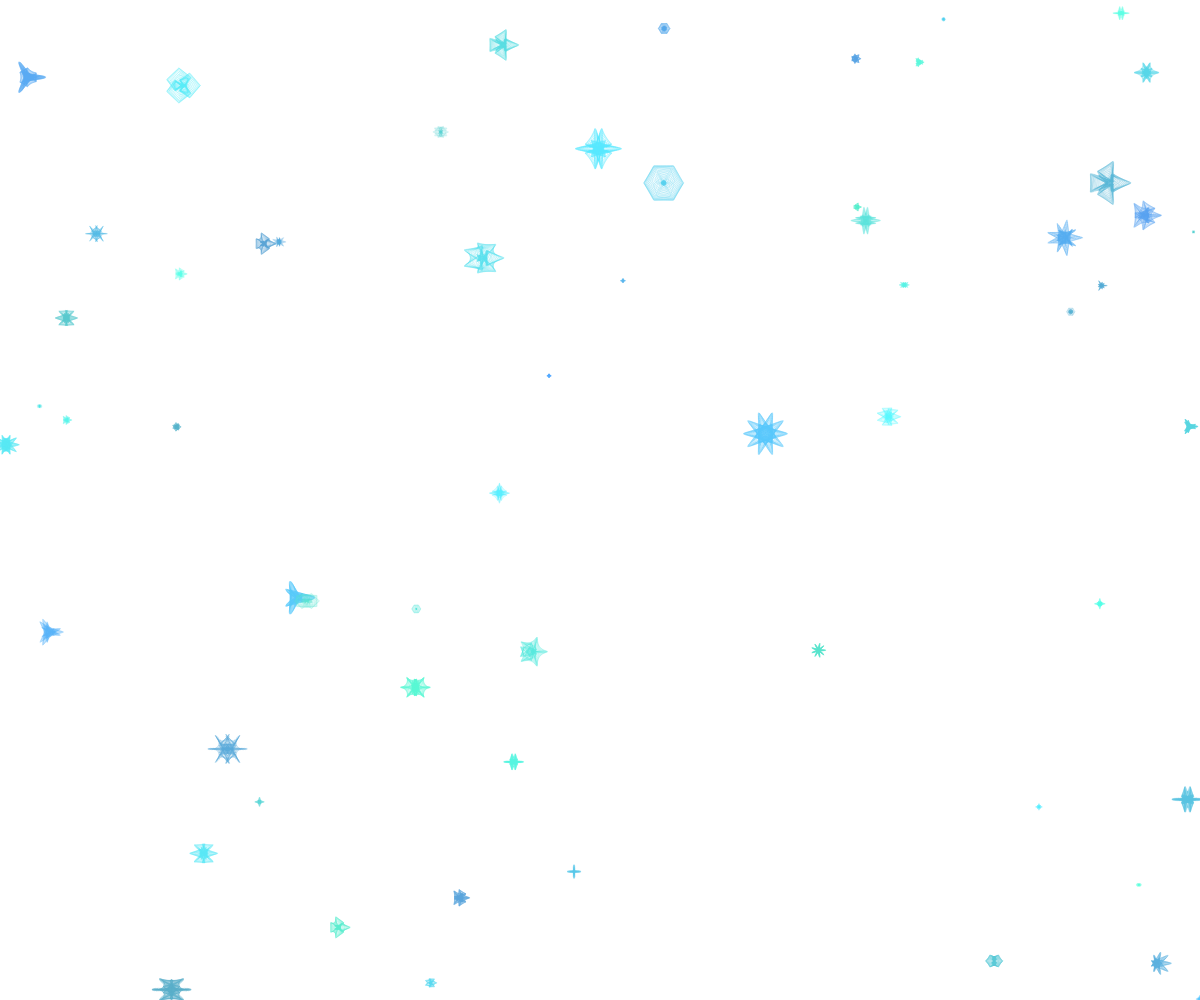
Frame 1 (no input)
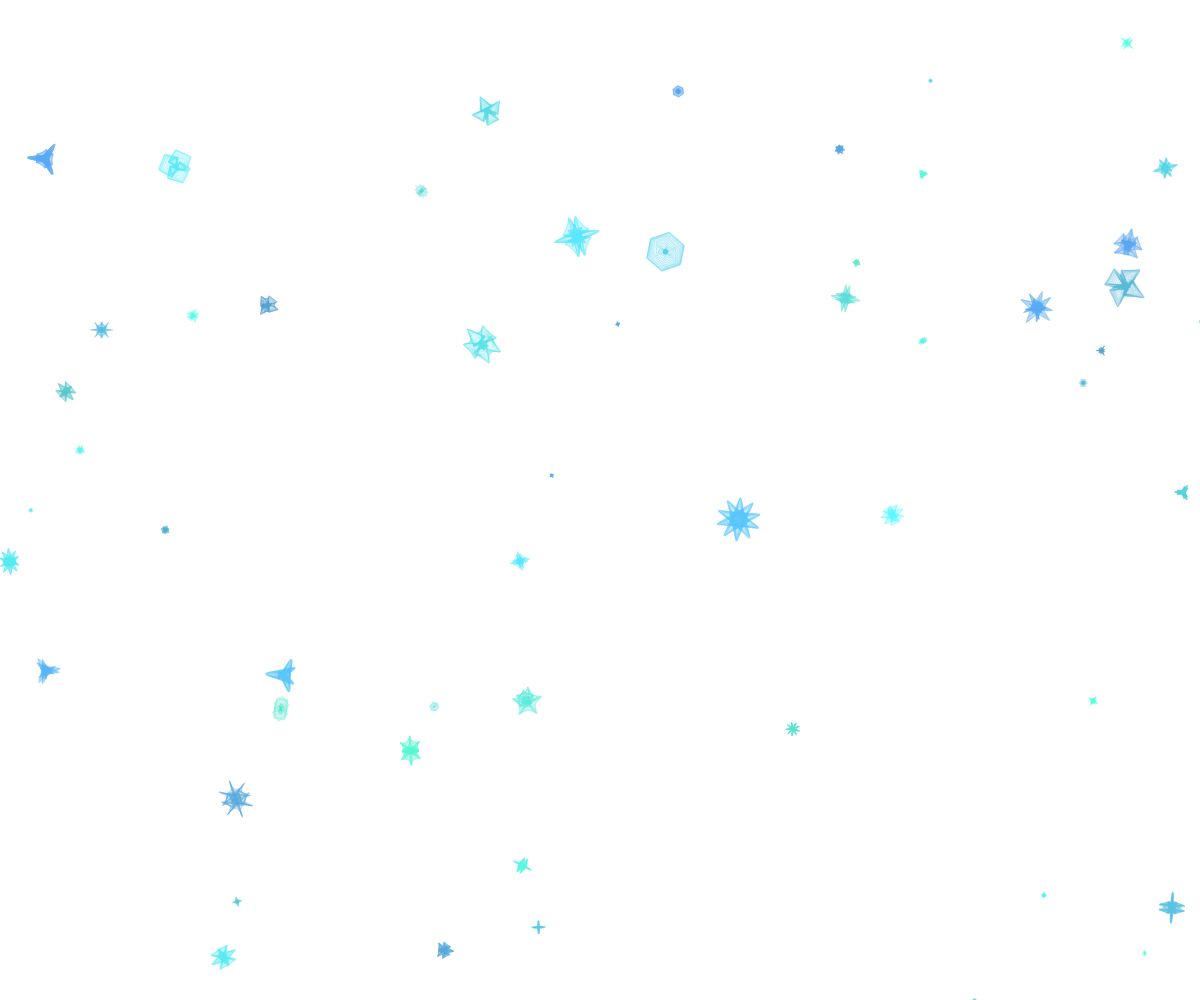
Frame 60 (no input)
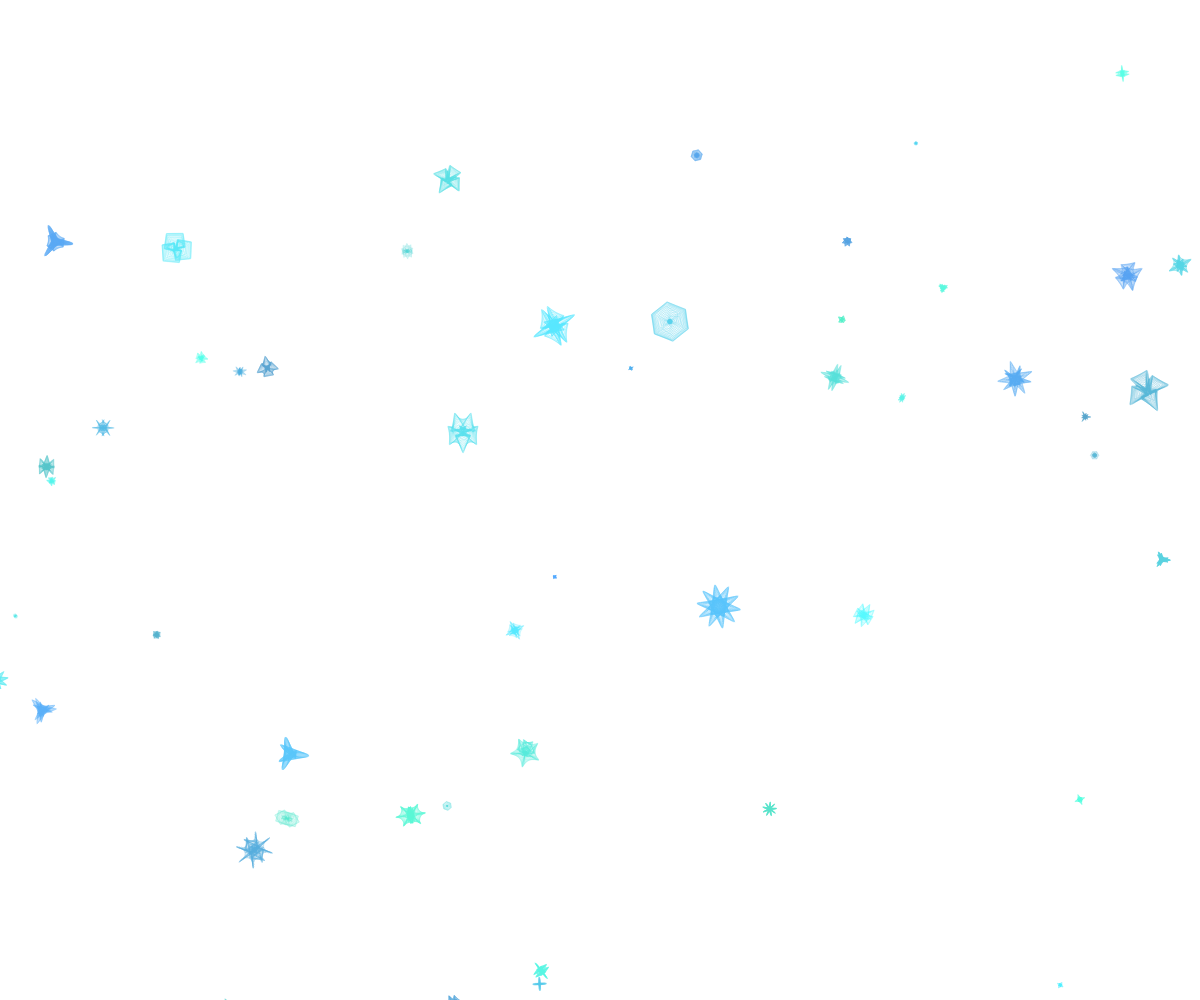
Frame 120 (the mouse pressed at the canvas centre since frame 60)

The p5.js sketch that drew these frames (run headless with seeded random() and noise() and a simulated clock; from frame 60 on, the mouse is pressed at the canvas centre):

// p5.js sketch
// ── sketch.js
var dots = [];
var count = 60;
var noiseval = 0.01;


function setup() {
  createCanvas(windowWidth, windowHeight);

  pointinit();
  for (var i = 0; i < count; i++) {
    dots[i].initMe();
  }


}

function draw() {
  background(255);
  for (var i = 0; i < count; i++) {
    dots[i].drawMe();
    dots[i].updateMe();
  }
}

function pointinit() {
  for (var i = 0; i < count; i++) {
    dots[i] = new SnowObj();
  }
}

function SnowObj() {
  var x, y;
  var sizeScale, sz, g, blue;
  var rotAngle;
  var rotSpeed;
  var speed, xnoise;
  var imgCol;
}

SnowObj.prototype.initMe = function() {
  this.x = random(0, width);
  this.y = random(0, height);
  this.imgCol = floor(random(0, 3));
  this.sizeScale = random(0.05, 0.3);
  this.rotAngle = 0;
  this.rotSpeed = random(-3, 3);
  this.speed = random(0.5, 2);
  this.xnoise = random(100);
  this.sz = random(9, 50);
  this.a = Math.round(random(3, 12));
  this.b = Math.round(random(3, 12));
  this.red = random(90,90);
  this.green = random(160, 255);
  this.blue = random(200, 255);
}

SnowObj.prototype.updateMe = function() {
  this.x = this.x + noise(this.xnoise) * 2 - 1;
  this.xnoise = this.xnoise + noiseval;
  this.y = this.y + this.speed;
  if (this.y > height + 100) {
    this.initMe();
    this.y = -100;
  }
  this.rotAngle += this.rotSpeed;
}

SnowObj.prototype.drawMe = function() {
  push();
  translate(this.x, this.y);
  rotate(radians(this.rotAngle));
  scale(this.sizeScale, this.sizeScale);
  stroke(this.red, this.green, this.blue);
  strokeWeight(0.9);
  noFill();
  beginShape();
  for (let i = 0; i <= 360; i++) {
    let nextx, nexty;
    nextx = this.sz * (cos(1.0 * this.a * i) + pow(cos(1.0 * this.b * i), 2)) * cos(i);
    nexty = this.sz * (cos(1.0 * this.a * i) + pow(cos(1.0 * this.b * i), 2)) * sin(i);
    vertex(nextx, nexty);
  }
  endShape();
  pop();
}
// ── index-v1.html
<!DOCTYPE html>
<html lang="en">
  <head>
    <meta charset="utf-8" />

    <title>MATH3401 - Lecture 1</title>

    <meta
      name="viewport"
      content="width=device-width, initial-scale=1.0, maximum-scale=1.0, user-scalable=no"
    />

    <link rel="stylesheet" href="css/reveal.css" />
    <link rel="stylesheet" href="css/white.css" id="theme" />
    <link rel="stylesheet" href="css/mylayout.css" />
  </head>

  <body class="reveal-viewport">
    <div class="reveal">
      <div class="slides">
        <section  data-background-iframe="bck/" data-preload>
        <!--<section>-->
          <h1>MATH3401</h1>
          <h3>Complex Analysis</h3>
          <p><a href="https://courses.smp.uq.edu.au/MATH3401/">Back to home</a></p>
        </section>
      </div>
    </div>

    <script src="js/reveal.js"></script>
    <script src="js/math.js"></script>
    <script>
      Reveal.initialize({
        
        history: true,
        center: true,
        transition: "linear",

        math: {
          // mathjax: 'https://cdnjs.cloudflare.com/ajax/libs/mathjax/2.7.0/MathJax.js',
          config: "TeX-AMS_HTML-full",
          TeX: {
            Macros: {
              R: "\\mathbb{R}",
              C: "\\mathbb{C}",
              set: ["\\left\\{#1 \\; ; \\; #2\\right\\}", 2]
            }
          }
        },

        plugins: [RevealMath]
      });
    </script>
  </body>
</html>

// ── style.css
html,
body {
  margin: 0;
  padding: 0;
}

canvas {
  display: block;
}

.Center {
  position: absolute;
  top: 50%;
  left: 50%;
  margin-right: -50%;
  transform: translate(-50%, -50%);
  font-size: 1.1em;
  font-family: Arial, Helvetica, sans-serif;
}

/* unvisited link */
a:link {
  color: #3399ff;
}

/* visited link */
a:visited {
  color: #1a8cff;
}

/* mouse over link */
a:hover {
  color: blue;
}

/* selected link */
a:active {
  color: red;
}
